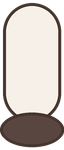
#> input picture tests/fixtures/characters/pip/parts/shin.png, 64 x 150 px, given as the content of the folder e/ai-studio/scratch/engine-bakeoff/out/synfig-rigid/s01_sh01, which was not available
$ python bakeoff_compare.py out.png
#> lines starting #> are read from the running program, lines starting #| are printed output that depends on the picture; pictures that were not available may be replaced by others from this repository, and a replacement may not be noted
"""Engine bake-off: one labelled side-by-side video of the same shots.

    uv run --project studio_core python scripts/spikes/bakeoff_compare.py OUT.mp4 \
        [--engines synfig-rigid,synfig-bend,blender-workbench,opentoonz-plastic]

2x2 grid at 1920x1080 (each tile 960x540), shot A (5 s) then shot B (3 s, with the line l002 at
0.5 s), 24 fps. Reads ~/ai-studio/scratch/engine-bakeoff/out/<engine>/<shot>/.
"""

from __future__ import annotations

import argparse
import shutil
import subprocess
from pathlib import Path

from PIL import Image, ImageDraw, ImageFont

WORK = Path.home() / "ai-studio/scratch/engine-bakeoff"
LABEL = {
    "synfig-rigid": "Synfig, rigid limbs (today)",
    "synfig-bend": "Synfig, bendable limbs (baseline)",
    "blender-workbench": "Blender, mesh deform",
    "blender-eevee": "Blender EEVEE",
    "blender-cycles": "Blender Cycles",
    "opentoonz-plastic": "OpenToonz, Plastic mesh",
    "opentoonz-rigid": "OpenToonz, rigid",
}

ap = argparse.ArgumentParser()
ap.add_argument("out", type=Path)
ap.add_argument("--engines", default="synfig-rigid,synfig-bend,blender-workbench,opentoonz-plastic")
a = ap.parse_args()
engines = a.engines.split(",")
font = ImageFont.truetype("/System/Library/Fonts/Helvetica.ttc", 28)
tmp = WORK / "compare_frames"
shutil.rmtree(tmp, ignore_errors=True)
tmp.mkdir()


def frames(engine: str, shot: str) -> list[Path]:
    d = WORK / "out" / engine / shot
    d = d / "frames" if (d / "frames").is_dir() else d
    return sorted(d.glob("*.png"))


n = 0
for shot in ("s01_sh01", "s02_sh01"):
    sets = [frames(e, shot) for e in engines]
    for i in range(min(len(s) for s in sets)):
        canvas = Image.new("RGB", (1920, 1080))
#> canvas: PIL image 1920x1080 RGB; every value is 0
        for k, (eng, s) in enumerate(zip(engines, sets, strict=True)):
            tile = Image.open(s[i]).convert("RGB").resize((960, 540))
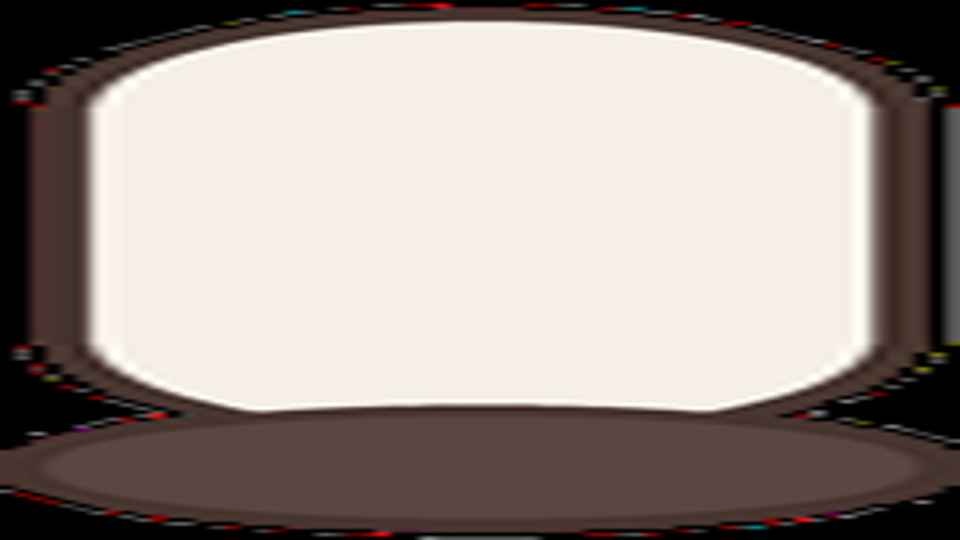
#> tile: PIL image 960x540 RGB; mean R, G, B 158.6, 149.1, 143
            d = ImageDraw.Draw(tile)
            d.rectangle([0, 0, 11 + 15 * len(LABEL[eng]), 42], fill=(0, 0, 0))
            d.text((8, 6), LABEL[eng], fill=(255, 255, 255), font=font)
            canvas.paste(tile, ((k % 2) * 960, (k // 2) * 540))
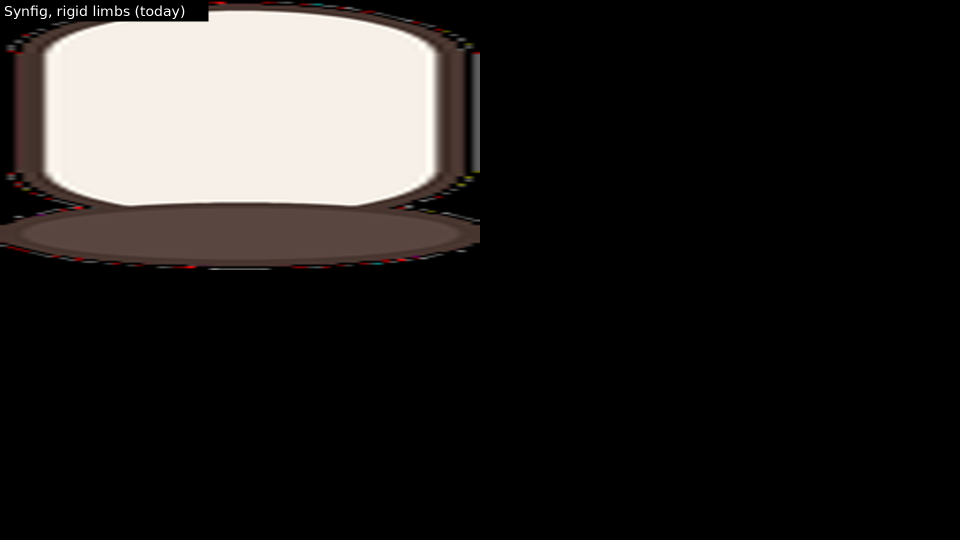
#> canvas: PIL image 1920x1080 RGB (shown at 1/2 size); mean R, G, B 39.5, 37.1, 35.6
        canvas.save(tmp / f"{n:04d}.png")
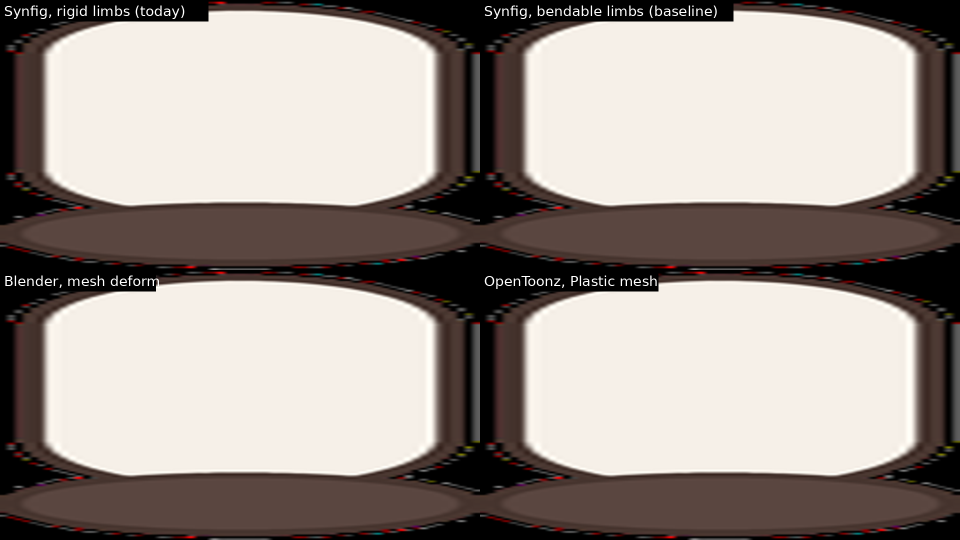
#> saved as 0000.png: PIL image 1920x1080 RGB (shown at 1/2 size); mean R, G, B 158.1, 148.7, 142.7
        n += 1
# audio: silence for shot A (5 s), then the line at 0.5 s into shot B
wav = WORK / "film/audio/dialogue/l002.wav"
subprocess.run(
    [
        "ffmpeg",
        "-y",
        "-loglevel",
        "error",
        "-framerate",
        "24",
        "-i",
        str(tmp / "%04d.png"),
        "-i",
        str(wav),
        "-filter_complex",
        "[1:a]adelay=5500|5500,apad[a]",
        "-map",
        "0:v",
        "-map",
        "[a]",
        "-c:v",
        "libx264",
        "-crf",
        "20",
        "-pix_fmt",
        "yuv420p",
        "-c:a",
        "aac",
        "-shortest",
        str(a.out),
    ],
    check=True,
)
#> (this line was passed over: subprocess is not available in this run)
shutil.rmtree(tmp)
print(a.out, n, "frames")
